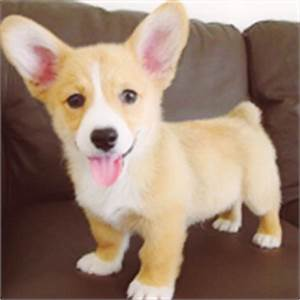
#> input picture dog.jpg, 300 x 300 px
$ python DrawingOnImage.py
#> lines starting #> are read from the running program, lines starting #| are printed output that depends on the picture
import numpy as np
import cv2

img = cv2.imread('dog.jpg', cv2.IMREAD_COLOR)
#> img is the input picture: shape (300, 300, 3); mean B, G, R 113.1, 129.6, 154.1

# drawing shape on image
# cv2.line(img,(0,0),(150,150),(255,255,255),15)  //line

cv2.rectangle(img,(15,25),(200,150),(0,255,0),5)
cv2.circle(img,(100,63),55,(0,0,255),-1)

# pts = np.array([[10,5],[20,30],[70,20],[50,10]],np.int32)
# pts = pts.reshape((-1,1,2)) ---> in this case not necessary  //polygon
# cv2.polylines(img,[pts],True,(0,255,255),5)

# writing in image

font = cv2.FONT_HERSHEY_SIMPLEX
cv2.putText(img,'cute doggy',(0,230),font,1,(200,255,255),2,cv2.LINE_AA)
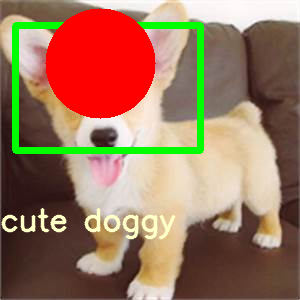
#> img: shape (300, 300, 3); mean B, G, R 95.2, 119.4, 155.7

cv2.imshow('image',img)
cv2.waitKey(0)
cv2.destroyAllWindows()

$ run again, with govind.jpg copied over dog.jpg
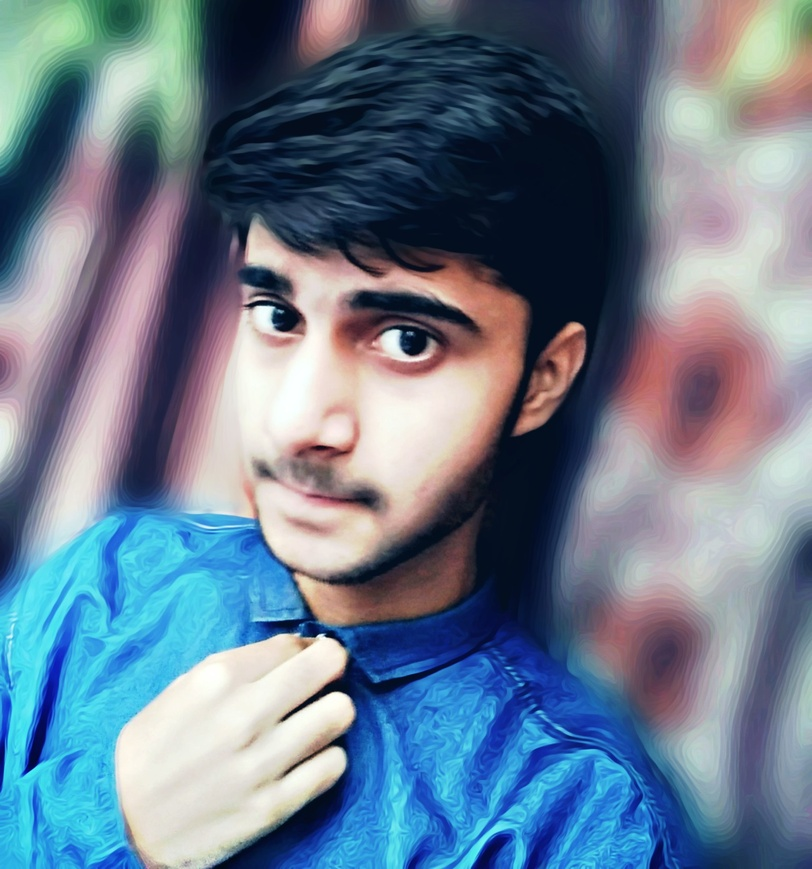
#> input picture govind.jpg, 812 x 869 px, shrunk from 1536 x 1645 before the run
#> img is the input picture: shape (869, 812, 3); mean B, G, R 142.5, 123.5, 105.8
#> `cv2.putText(img,'cute doggy',(0,230),font,1,(200,255,255),2,cv2.LINE_AA)`:
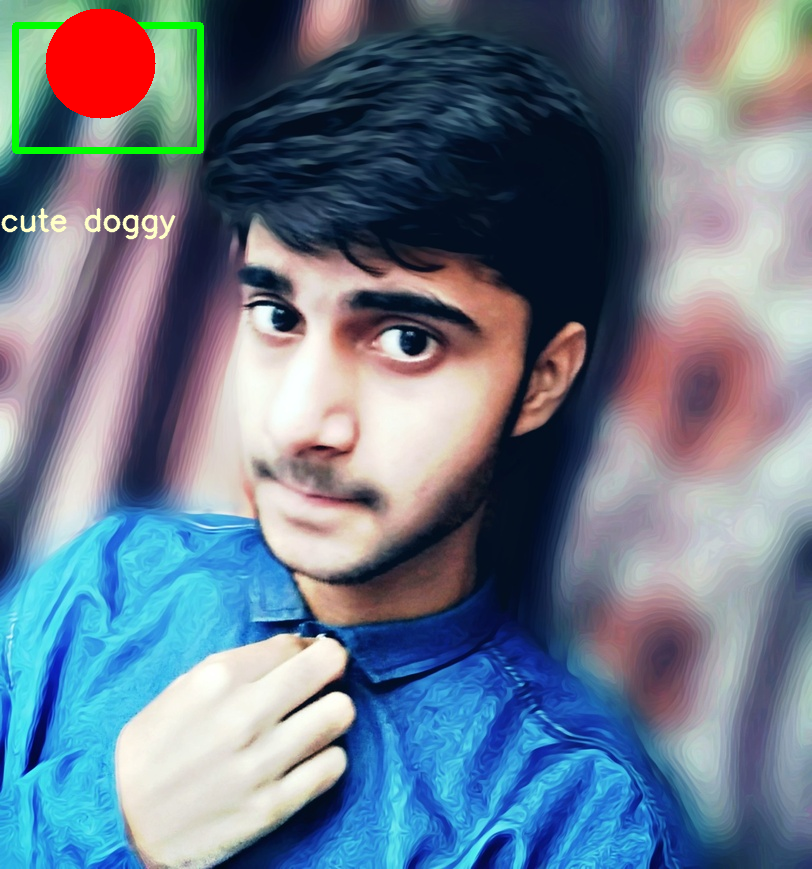
#> img: shape (869, 812, 3); mean B, G, R 139.9, 122.2, 107.3

$ run again, with natural_scenery_04_hd_pictures_166158.jpg copied over dog.jpg
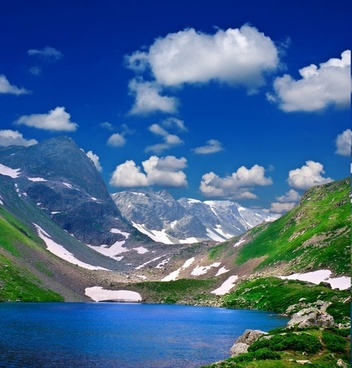
#> input picture natural_scenery_04_hd_pictures_166158.jpg, 352 x 368 px
#> img is the input picture: shape (368, 352, 3); mean B, G, R 140.5, 101.5, 64.9
#> `cv2.putText(img,'cute doggy',(0,230),font,1,(200,255,255),2,cv2.LINE_AA)`:
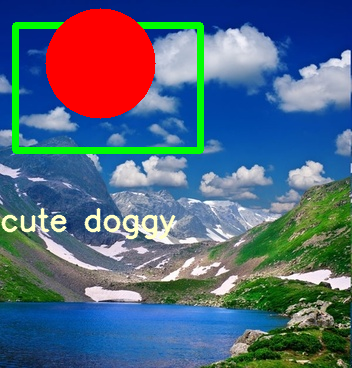
#> img: shape (368, 352, 3); mean B, G, R 125.7, 104, 83.7
